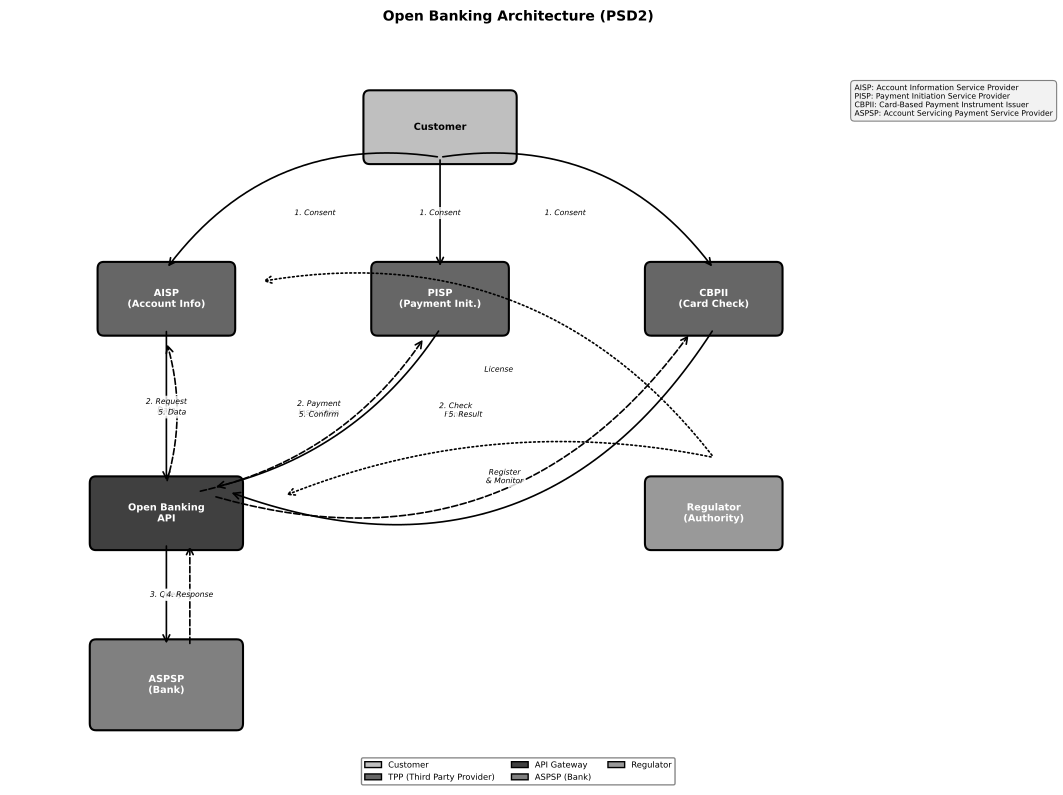

This chart was generated by the following Python code:
"""
Open Banking Architecture Diagram
Visualizes PSD2 actors and data flows in open banking
"""

import matplotlib.pyplot as plt
import matplotlib.patches as mpatches
from matplotlib.patches import FancyBboxPatch, FancyArrowPatch
from pathlib import Path

# Chart metadata for QuantLet branding
CHART_METADATA = {
    'title': 'Open Banking Architecture (PSD2)',
    'url': 'https://github.com/Digital-AI-Finance/BSc-DigitalFinance/tree/main/charts/module_01_fintech/open_banking_architecture'
}

def create_open_banking_architecture():
    """Create diagram of open banking architecture under PSD2"""

    fig, ax = plt.subplots(figsize=(11, 8))

    # Define main components with positions
    components = {
        # Top: User layer
        'Customer': {'pos': (5.5, 7), 'size': (1.8, 0.7), 'color': '0.75', 'text_color': 'black'},

        # Middle: TPPs
        'AISP\n(Account Info)': {'pos': (2, 5), 'size': (1.6, 0.7), 'color': '0.4', 'text_color': 'white'},
        'PISP\n(Payment Init.)': {'pos': (5.5, 5), 'size': (1.6, 0.7), 'color': '0.4', 'text_color': 'white'},
        'CBPII\n(Card Check)': {'pos': (9, 5), 'size': (1.6, 0.7), 'color': '0.4', 'text_color': 'white'},

        # Bottom left: API & Bank
        'Open Banking\nAPI': {'pos': (2, 2.5), 'size': (1.8, 0.7), 'color': '0.25', 'text_color': 'white'},
        'ASPSP\n(Bank)': {'pos': (2, 0.5), 'size': (1.8, 0.9), 'color': '0.5', 'text_color': 'white'},

        # Bottom right: Regulator
        'Regulator\n(Authority)': {'pos': (9, 2.5), 'size': (1.6, 0.7), 'color': '0.6', 'text_color': 'white'},
    }

    # Draw component boxes
    for component, props in components.items():
        x, y = props['pos']
        width, height = props['size']

        box = FancyBboxPatch((x - width/2, y - height/2),
                            width, height,
                            boxstyle="round,pad=0.08",
                            facecolor=props['color'],
                            edgecolor='black',
                            linewidth=1.5)
        ax.add_patch(box)

        ax.text(x, y, component, ha='center', va='center',
                fontsize=7, fontweight='bold',
                color=props['text_color'])

    # Define data flows
    flows = [
        # Customer to TPPs
        {'from': (5.5, 6.65), 'to': (2, 5.35), 'label': '1. Consent', 'style': '-', 'bend': 0.3},
        {'from': (5.5, 6.65), 'to': (5.5, 5.35), 'label': '1. Consent', 'style': '-', 'bend': 0},
        {'from': (5.5, 6.65), 'to': (9, 5.35), 'label': '1. Consent', 'style': '-', 'bend': -0.3},

        # TPPs to API
        {'from': (2, 4.65), 'to': (2, 2.85), 'label': '2. Request\nData', 'style': '-', 'bend': 0},
        {'from': (5.5, 4.65), 'to': (2.6, 2.8), 'label': '2. Payment\nInstruction', 'style': '-', 'bend': -0.2},
        {'from': (9, 4.65), 'to': (2.8, 2.75), 'label': '2. Check\nFunds', 'style': '-', 'bend': -0.4},

        # API to Bank
        {'from': (2, 2.15), 'to': (2, 0.95), 'label': '3. Query', 'style': '-', 'bend': 0},

        # Bank to API (response)
        {'from': (2.3, 0.95), 'to': (2.3, 2.15), 'label': '4. Response', 'style': '--', 'bend': 0},

        # API to TPPs (response)
        {'from': (2, 2.85), 'to': (2, 4.5), 'label': '5. Data', 'style': '--', 'bend': 0.15},
        {'from': (2.4, 2.75), 'to': (5.3, 4.55), 'label': '5. Confirm', 'style': '--', 'bend': 0.2},
        {'from': (2.6, 2.7), 'to': (8.7, 4.6), 'label': '5. Result', 'style': '--', 'bend': 0.35},

        # Regulator connections
        {'from': (9, 3.15), 'to': (3.5, 2.7), 'label': 'Register\n& Monitor', 'style': ':', 'bend': 0.15},
        {'from': (9, 3.15), 'to': (3.2, 5.2), 'label': 'License', 'style': ':', 'bend': 0.3},
    ]

    # Draw arrows
    for flow in flows:
        from_pos = flow['from']
        to_pos = flow['to']
        bend = flow['bend']

        if bend == 0:
            # Straight arrow
            arrow = FancyArrowPatch(from_pos, to_pos,
                                   arrowstyle='->', mutation_scale=12,
                                   linestyle=flow['style'], linewidth=1.2,
                                   color='black', zorder=2)
        else:
            # Curved arrow
            mid_x = (from_pos[0] + to_pos[0]) / 2 + bend
            mid_y = (from_pos[1] + to_pos[1]) / 2

            arrow = FancyArrowPatch(from_pos, to_pos,
                                   arrowstyle='->', mutation_scale=12,
                                   connectionstyle=f"arc3,rad={bend}",
                                   linestyle=flow['style'], linewidth=1.2,
                                   color='black', zorder=2)

        ax.add_patch(arrow)

        # Add label
        label_x = (from_pos[0] + to_pos[0]) / 2 + bend * 0.5
        label_y = (from_pos[1] + to_pos[1]) / 2
        ax.text(label_x, label_y, flow['label'], ha='center', va='center',
                fontsize=5.5, style='italic',
                bbox=dict(boxstyle='round,pad=0.3', facecolor='white',
                         edgecolor='none', alpha=0.8))

    # Add legend
    legend_elements = [
        mpatches.Patch(facecolor='0.75', edgecolor='black', label='Customer'),
        mpatches.Patch(facecolor='0.4', edgecolor='black', label='TPP (Third Party Provider)'),
        mpatches.Patch(facecolor='0.25', edgecolor='black', label='API Gateway'),
        mpatches.Patch(facecolor='0.5', edgecolor='black', label='ASPSP (Bank)'),
        mpatches.Patch(facecolor='0.6', edgecolor='black', label='Regulator'),
    ]
    ax.legend(handles=legend_elements, loc='lower center', ncol=3,
              fontsize=6, framealpha=0.95, edgecolor='0.5',
              bbox_to_anchor=(0.5, -0.05))

    # Annotations for acronyms
    ax.text(10.8, 7.5, 'AISP: Account Information Service Provider\nPISP: Payment Initiation Service Provider\nCBPII: Card-Based Payment Instrument Issuer\nASPSP: Account Servicing Payment Service Provider',
            fontsize=5.5, va='top', ha='left',
            bbox=dict(boxstyle='round,pad=0.5', facecolor='0.95', edgecolor='0.5', linewidth=0.8))

    # Set axis properties
    ax.set_xlim(0, 13)
    ax.set_ylim(-0.3, 8)
    ax.axis('off')

    plt.title('Open Banking Architecture (PSD2)', fontsize=10, fontweight='bold', pad=15)

    plt.tight_layout()

    # Save output
    output_path = Path(__file__).parent / 'open_banking_architecture.pdf'
    plt.savefig(output_path, dpi=300, bbox_inches='tight', format='pdf')
    print(f"Chart saved to: {output_path}")

    plt.close()

if __name__ == '__main__':
    create_open_banking_architecture()
